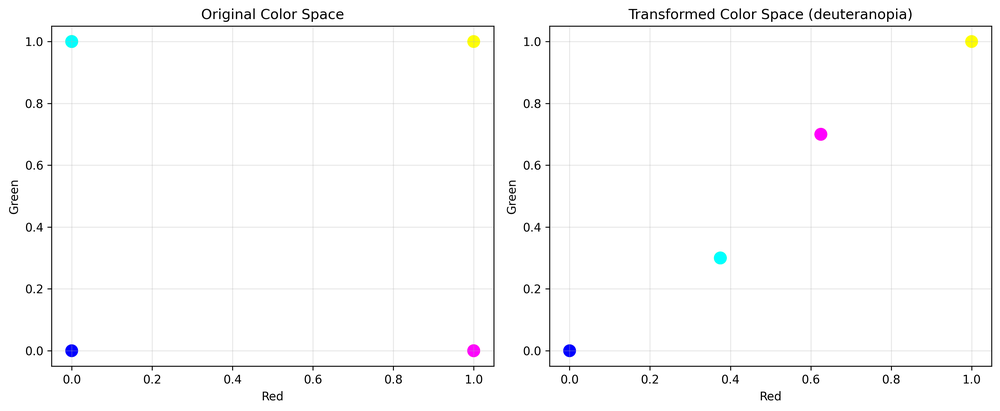
#> input picture color_transformation_deuteranopia.png, 1000 x 411 px, shrunk from 3570 x 1466 before the run
$ python warm_temperature_measurements.py color_transformation_deuteranopia.png
#> lines starting #> are read from the running program, lines starting #| are printed output that depends on the picture; after the words box and inside, x2 and y2 are one past the last pixel; in counts of white or black regions, pixels touching at a corner belong together
from PIL import Image
import numpy as np
from ColorBlind_Filter_Base import apply_colorblind_filter

# List of filter types available in ColorBlind_Filter_Base
FILTER_TYPES = [
    'protanopia',
    'deuteranopia',
    'tritanopia',
    'monochrome',
    'no_purple',
    'neutral_difficulty',
    'warm_color_difficulty',
    'neutral_greyscale',
    'warm_greyscale',
    'complex_color_difficulty',
    'simple_color_difficulty',
    'high_contrast',
    'enhanced_contrast',
    'color_boost'
]
def srgb_to_linear(c):
    c = c / 255.0
    return c / 12.92 if c <= 0.04045 else ((c + 0.055) / 1.055) ** 2.4


def rgb_to_cct(r, g, b):
    """Approximate correlated color temperature from RGB values."""
    r_lin = srgb_to_linear(r)
    g_lin = srgb_to_linear(g)
    b_lin = srgb_to_linear(b)
    X = r_lin * 0.4124 + g_lin * 0.3576 + b_lin * 0.1805
    Y = r_lin * 0.2126 + g_lin * 0.7152 + b_lin * 0.0722
    Z = r_lin * 0.0193 + g_lin * 0.1192 + b_lin * 0.9505
    if X + Y + Z == 0:
        return float('nan')
    x = X / (X + Y + Z)
    y = Y / (X + Y + Z)
    z = Z / (X + Y + Z)
    return 449.0 * z ** 3 + 3525.0 * z ** 2 + 6823.3 * z + 5520.33


def measure_warm_temperature(arr):
    """Measure average color temperature of warm pixels in an image array."""
    r = arr[:, :, 0].astype(float)
    g = arr[:, :, 1].astype(float)
    b = arr[:, :, 2].astype(float)
    warm_mask = (r > b) & (r >= g)
    if not np.any(warm_mask):
        return float('nan')
    warm_pixels = np.stack([r[warm_mask], g[warm_mask], b[warm_mask]], axis=-1)
    mean_rgb = warm_pixels.mean(axis=0)
    return rgb_to_cct(*mean_rgb)

def analyze_image(image_path):
    image = Image.open(image_path).convert('RGB')
    original_arr = np.array(image)
    results = {'original': measure_warm_temperature(original_arr)}
    for ftype in FILTER_TYPES:
        filtered = apply_colorblind_filter(original_arr.copy(), ftype)
        results[ftype] = measure_warm_temperature(filtered)
    return results

def main():
    import argparse
    parser = argparse.ArgumentParser(description="Measure warm color temperature across colorblind filters")
    parser.add_argument('image', help='Path to input image')
    args = parser.parse_args()
    results = analyze_image(args.image)
#> in measure_warm_temperature, `warm_mask = (r > b) & (r >= g)`:
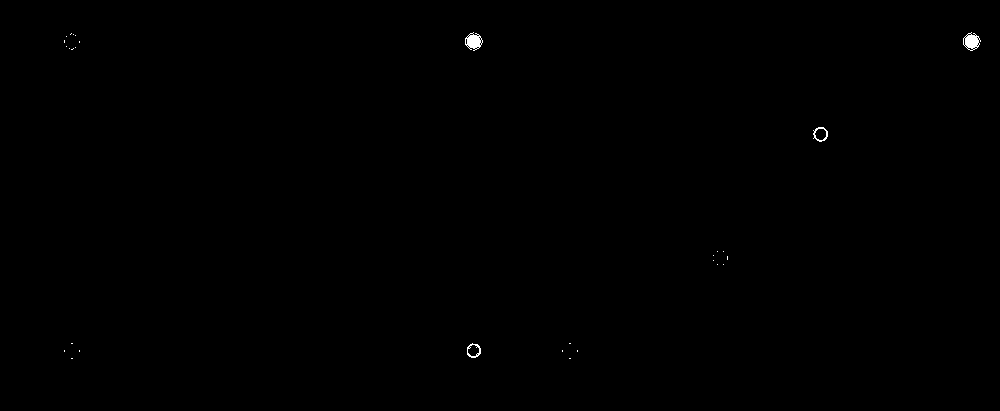
#> warm_mask: shape (411, 1000) bool; 0.14% white; 29 white regions (25 under 20 px), largest, box (x1, y1, x2, y2) and area: (465, 32, 483, 51) 202, (963, 32, 981, 51) 198, (813, 127, 828, 142) 76, (467, 343, 481, 358) 76
#> in measure_warm_temperature, `warm_pixels = np.stack([r[warm_mask], g[warm_mask], b[warm_mask]], axi..`: warm_pixels = 594 rows, first 8: [238, 238, 237], [239, 239, 238], [241, 239, 240], [255, 255, 254], [255, 255, 251], [255, 255, 253], [255, 255, 252], [255, 255, 252]
#> in measure_warm_temperature, `mean_rgb = warm_pixels.mean(axis=0)`: mean_rgb = [251.8, 219.3, 145]
#> in srgb_to_linear, `c = c / 255.0`: c = 0.987
#> in rgb_to_cct, `r_lin = srgb_to_linear(r)`: r_lin = 0.972
#> in rgb_to_cct, `g_lin = srgb_to_linear(g)`: g_lin = 0.711
#> in rgb_to_cct, `b_lin = srgb_to_linear(b)`: b_lin = 0.283
#> in rgb_to_cct, `X = r_lin * 0.4124 + g_lin * 0.3576 + b_lin * 0.1805`: X = 0.706
#> in rgb_to_cct, `Y = r_lin * 0.2126 + g_lin * 0.7152 + b_lin * 0.0722`: Y = 0.735
#> in rgb_to_cct, `Z = r_lin * 0.0193 + g_lin * 0.1192 + b_lin * 0.9505`: Z = 0.373
#> in rgb_to_cct, `x = X / (X + Y + Z)`: x = 0.389
#> in rgb_to_cct, `y = Y / (X + Y + Z)`: y = 0.405
#> in rgb_to_cct, `z = Z / (X + Y + Z)`: z = 0.205
#> in analyze_image, `results = {'original': measure_warm_temperature(original_arr)}`: results = {'original': 7074.6}
    for k, v in results.items():
        temp_str = f"{v:.2f}K" if not np.isnan(v) else 'N/A'
        print(f"{k}: {temp_str}")

if __name__ == '__main__':
    main()
#> (the call stopped at in analyze_image, `filtered = apply_colorblind_filter(original_arr.copy(), ftype)`: ColorBlind_Filter_Base is not available in this run)
